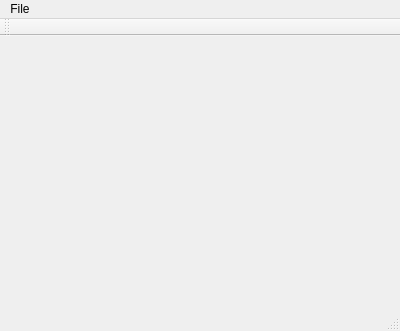
<?xml version="1.0" encoding="UTF-8"?>
<ui version="4.0">
 <class>MainWindow</class>
 <widget class="QMainWindow" name="MainWindow">
  <property name="geometry">
   <rect>
    <x>0</x>
    <y>0</y>
    <width>400</width>
    <height>331</height>
   </rect>
  </property>
  <property name="windowTitle">
   <string>MainWindow</string>
  </property>
  <widget class="QWidget" name="centralWidget">
   <property name="enabled">
    <bool>true</bool>
   </property>
  </widget>
  <widget class="QMenuBar" name="menuBar">
   <property name="geometry">
    <rect>
     <x>0</x>
     <y>0</y>
     <width>400</width>
     <height>17</height>
    </rect>
   </property>
   <widget class="QMenu" name="menuFile">
    <property name="title">
     <string>File</string>
    </property>
    <addaction name="actionCo_pilot_ready"/>
   </widget>
   <addaction name="menuFile"/>
  </widget>
  <widget class="QToolBar" name="mainToolBar">
   <attribute name="toolBarArea">
    <enum>TopToolBarArea</enum>
   </attribute>
   <attribute name="toolBarBreak">
    <bool>false</bool>
   </attribute>
  </widget>
  <widget class="QStatusBar" name="statusBar"/>
  <action name="actionCo_pilot_ready">
   <property name="text">
    <string>Co-pilot ready</string>
   </property>
  </action>
 </widget>
 <layoutdefault spacing="6" margin="11"/>
 <resources/>
 <connections/>
</ui>
